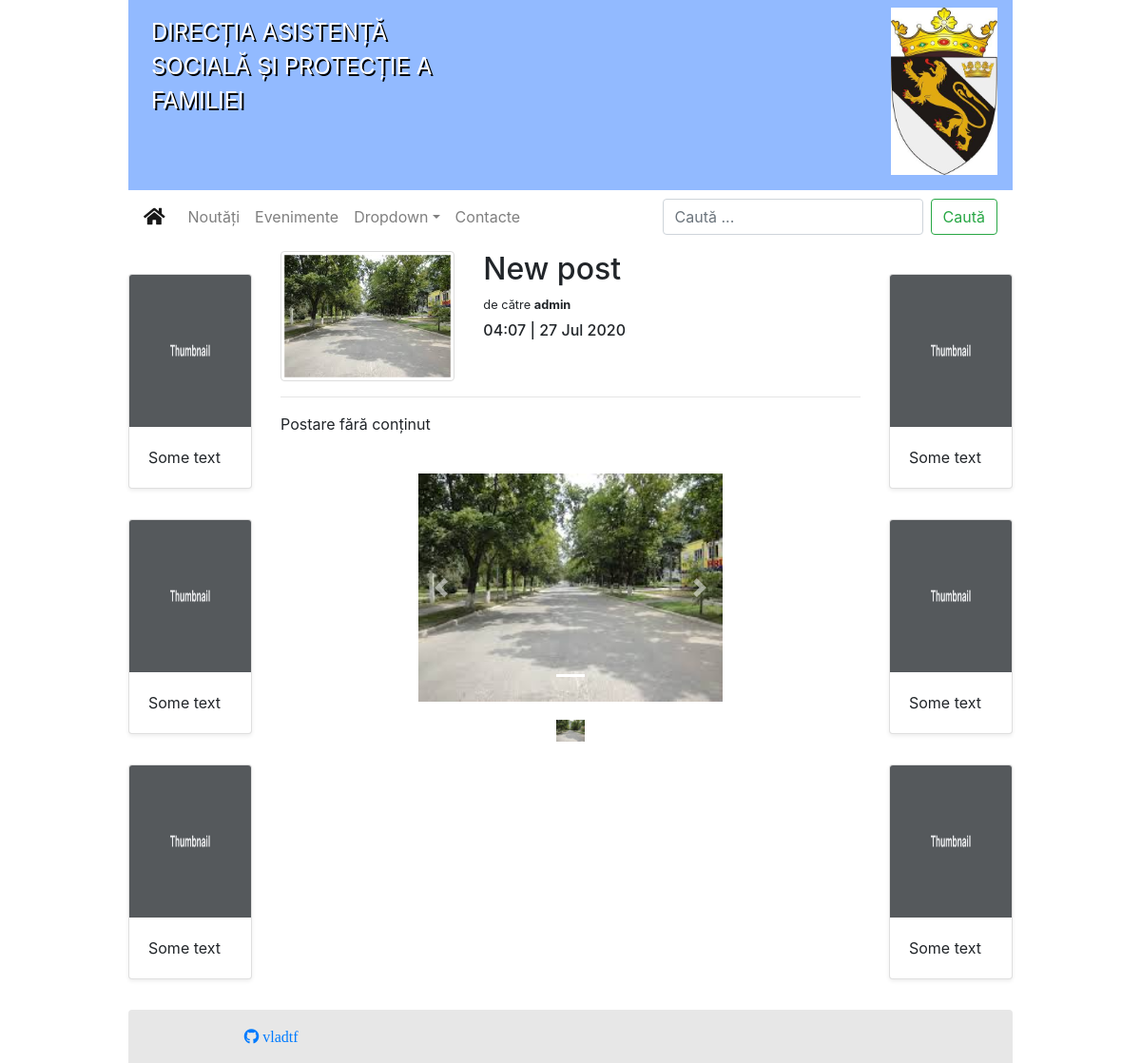
The app's page /postare/31, older data.
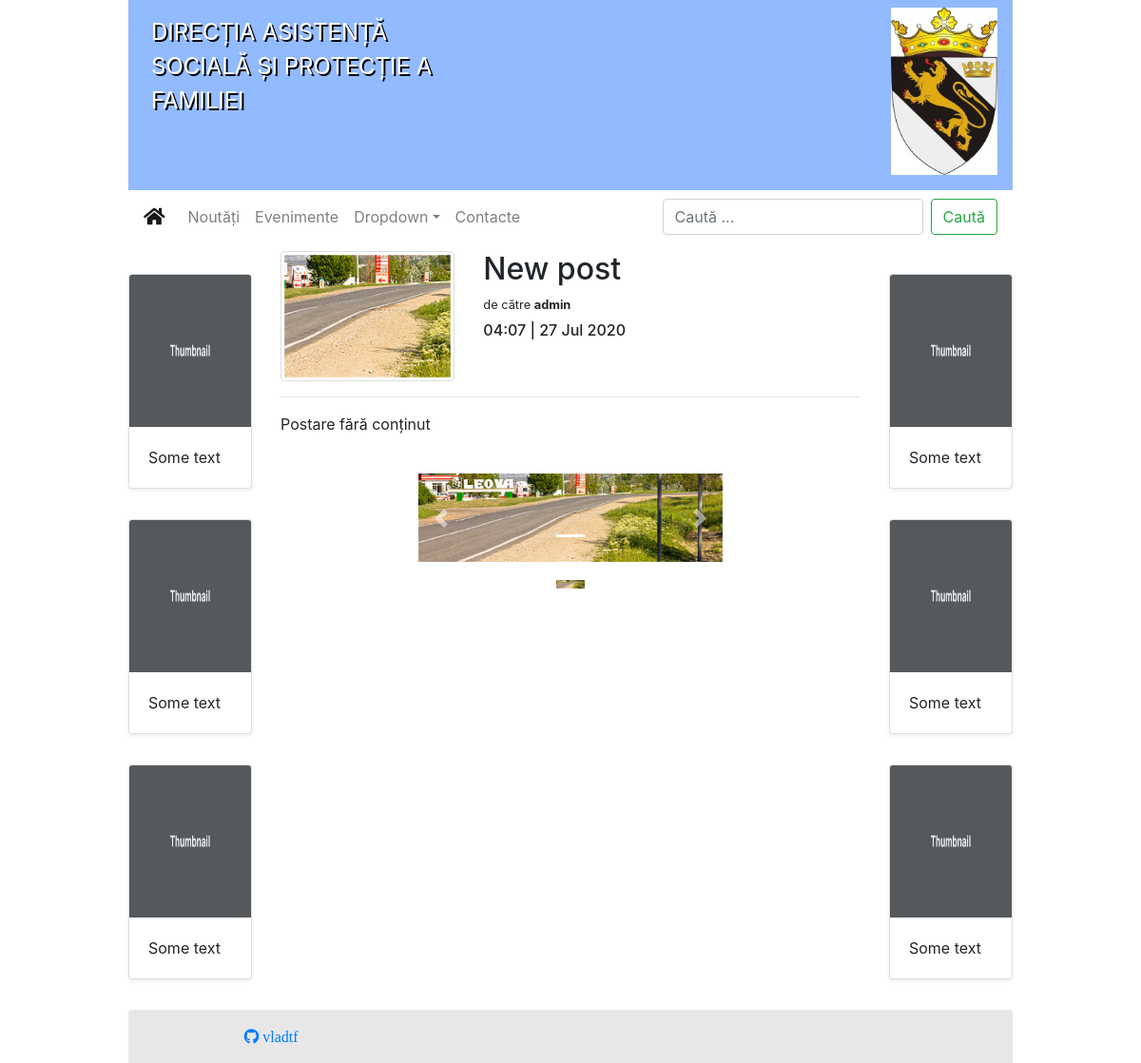
The same page, newer data.
### daspf_app/models.py (models this page shows, shortened)
class Post(models.Model):
    created_by = models.ForeignKey(User, null=True, on_delete=models.SET_NULL)
    category = models.ForeignKey(Category, null=True, on_delete=models.SET_NULL)
    title = models.CharField(max_length=200, null=False)
    body = models.TextField(null=True, default='Postare fără conținut')
    created_at = models.DateTimeField(auto_now_add=True)
    visible = models.BooleanField(default=True)
    views = models.IntegerField(default=0)
    image = models.ImageField(null=True, blank=True, default='placeholder.jpg')
    @property
    def imageURL(self):
        try:
            url = self.image.url
        except:
            url = '/images/placeholder.png'
        return url

### daspf_app/views.py (the view)
# urls.py: path('postare/<int:post_id>', views.post_show, name='post_show'),
def post_show(request, post_id):
    post = get_object_or_404(Post, id=post_id)
    images = PostImage.objects.filter(post=post)
    context = {
        'post': post,
        'images': images
    }
    return render(request, 'views/post/post_show.html', context=context)

### daspf_app/templates/views/post/post_show.html (shortened to what this page needs)
{% extends 'layouts/main.html' %}
{% load static %}
{% block content %}
    <div class="row">
        <div class="col-md-4">
            <div class="frame-square d-none d-md-block" id="frame">
                <img class="w-100  " src="{{ post.imageURL }}" alt="">
            </div>
        </div>
        <div class="col-md-8">
            <h2>{{ post.title }}</h2>
            <h6><small>de către <strong>{{ post.created_by }}</strong></small></h6>
            <h6>{{ post.created_at|date:"H:m  |  d M Y" }}</h6>
        </div>
    </div>
    <hr>
    <div class="row">
        <div class="col-lg-12">
            {{ post.body | safe }}
        </div>
    </div>
    <br>
    <div class="row align-items-center">
        <div class="col-lg-12" style="margin-bottom: 3rem; padding: 0 25%">
            <div id="carousel-thumb" class="carousel slide carousel-thumbnails" data-ride="carousel">
                <div class="carousel-inner" role="listbox">
                    <div class="carousel-item active">
                        <img class="d-block w-100" src="{{ post.imageURL }}"
                             alt="NoImage">
                    </div>
                </div>
                <a class="carousel-control-prev" href="#carousel-thumb" role="button" data-slide="prev">
                    <span class="carousel-control-prev-icon" aria-hidden="true"></span>
                </a>
                <a class="carousel-control-next" href="#carousel-thumb" role="button" data-slide="next">
                    <span class="carousel-control-next-icon" aria-hidden="true"></span>
                </a>
                <ol class="carousel-indicators">
                    <li data-target="#carousel-thumb" data-slide-to="0"
                        class="active">
                        <img src="{{ post.imageURL }}" alt="NoImage" class="img-fluid d-block"
                             style="margin-top: 3rem">
                    </li>
                </ol>
            </div>
        </div>
    </div>
{% endblock content %}

Row changes from the older to the newer data that the page shows:
changed Post "New post": imageURL: a different picture
